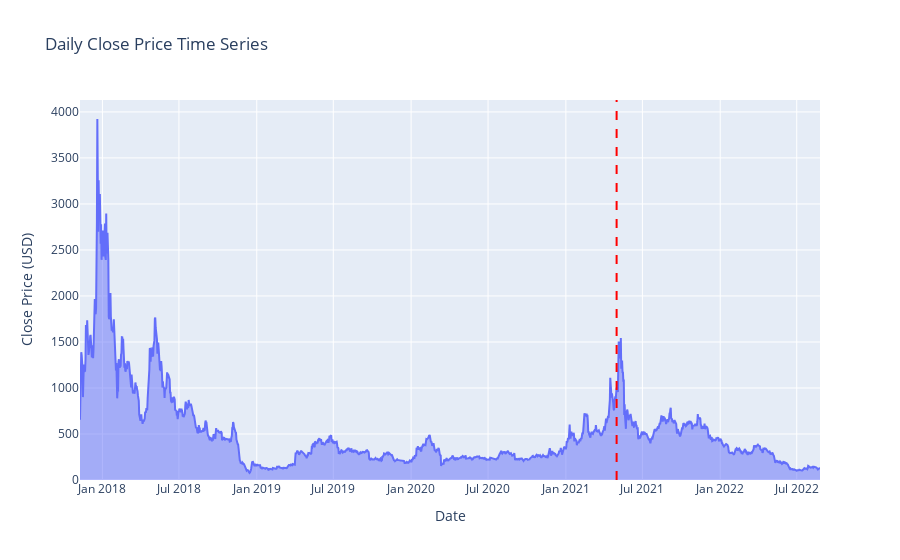

Notebook code cell kept with this figure:
### Code cell
fig = px.area(dff, y="Close", 
        title="Daily Close Price Time Series", 
        labels={"Close": "Close Price (USD)"})
fig.add_vline(x=test_start_dates[coin_selected], line_width=2, line_dash="dash", line_color="red")

### Figure 1 — Plotly figure (JSON) as saved in the notebook; plotly's stock layout.template omitted (floating-point values rounded to 4 significant figures; data arrays with more than 128 entries replaced by an {"elided": "..."} marker saying what was removed)
{"data": [{"hovertemplate": "Date=%{x}<br>Close Price (USD)=%{y}<extra></extra>", "legendgroup": "", "line": {"color": "#636efa"}, "marker": {"symbol": "circle"}, "mode": "lines", "name": "", "orientation": "v", "showlegend": false, "stackgroup": "1", "type": "scatter", "x": {"elided": "1751 str values"}, "xaxis": "x", "y": {"elided": "1751 float values"}, "yaxis": "y"}], "layout": {"autosize": true, "legend": {"tracegroupgap": 0}, "shapes": [{"line": {"color": "red", "dash": "dash", "width": 2}, "type": "line", "x0": "2021-05", "x1": "2021-05", "xref": "x", "y0": 0, "y1": 1, "yref": "y domain"}], "title": {"text": "Daily Close Price Time Series"}, "xaxis": {"anchor": "y", "autorange": true, "domain": [0, 1], "range": ["2017-11-09", "2022-08-25"], "title": {"text": "Date"}, "type": "date"}, "yaxis": {"anchor": "x", "autorange": true, "domain": [0, 1], "range": [0, 4130.0], "title": {"text": "Close Price (USD)"}, "type": "linear"}}}
